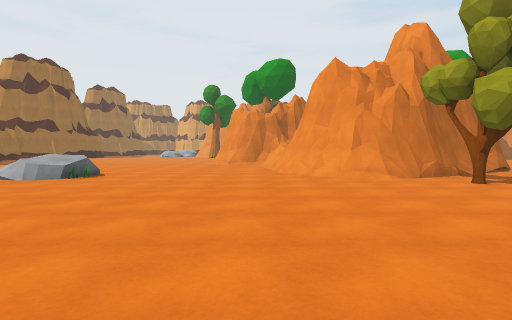
View 1 (above)

24 first-person views from a walk through a scene from a Unity 3-D project. The camera is 1.3 m above the floor, tilts 2° down and sees 80° across. The floor is counted in squares, 2 m on a side. Each view is taken from the middle of a square. On the plan, view 1 faces up. The plan holds only what a view shows up to about 10 squares ahead; the rest is blank. The place goes on beyond the plan. The player character is not drawn.

View 2
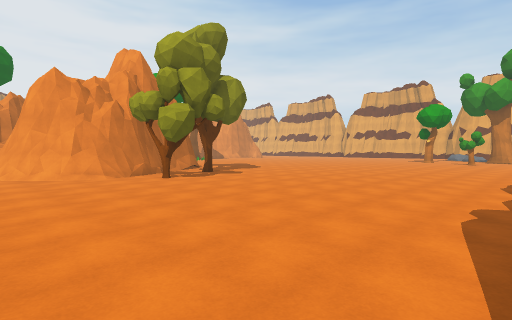

View 3
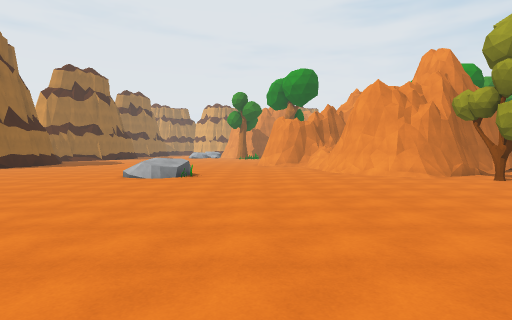

View 4
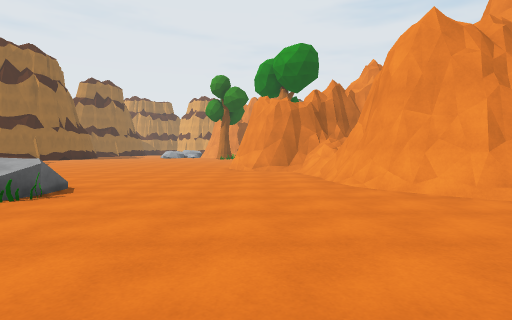

View 5
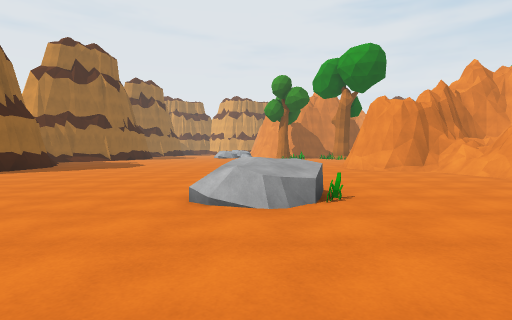

View 6
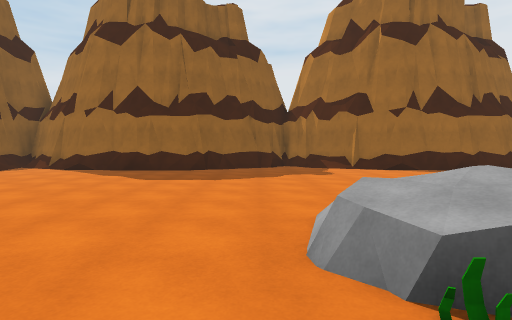

View 7
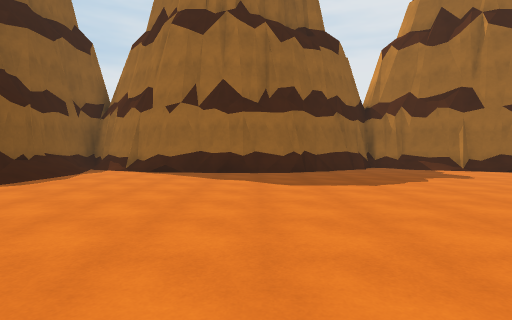

View 8
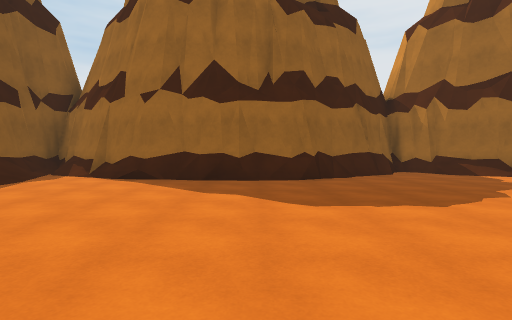

View 9
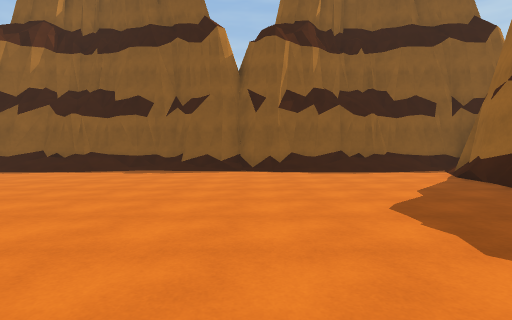

View 10
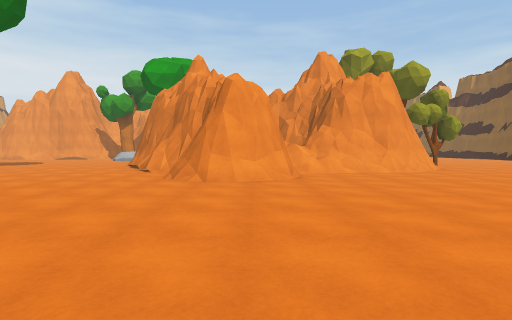

View 11
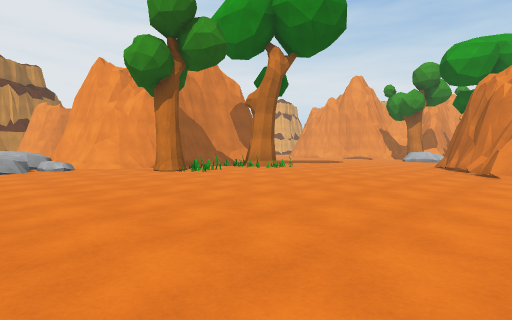

View 12
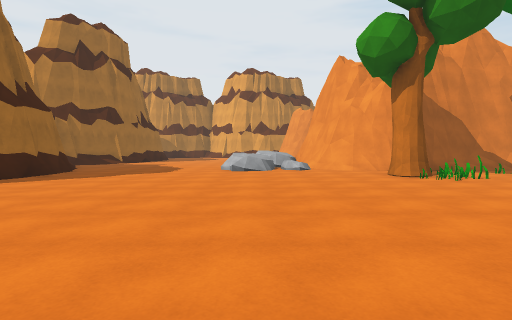

View 13
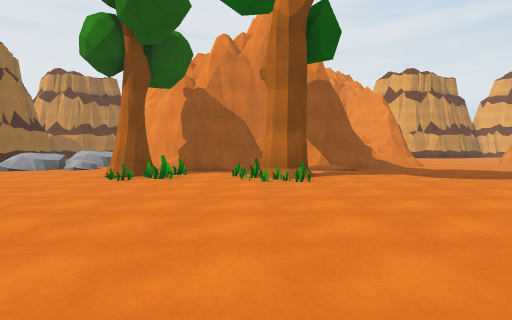

View 14
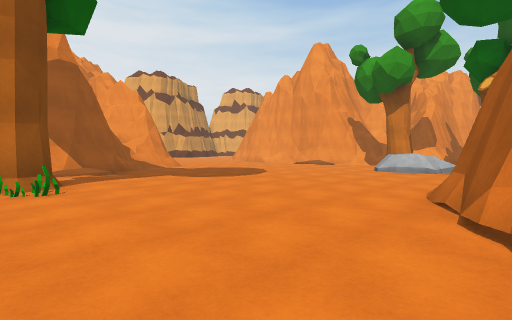

View 15
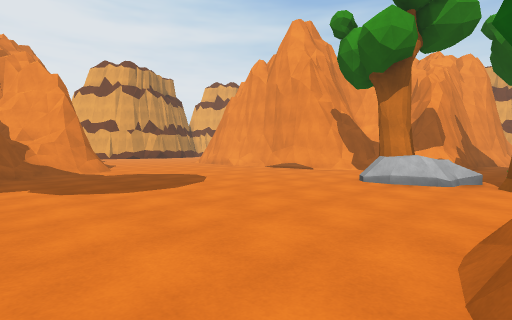

View 16
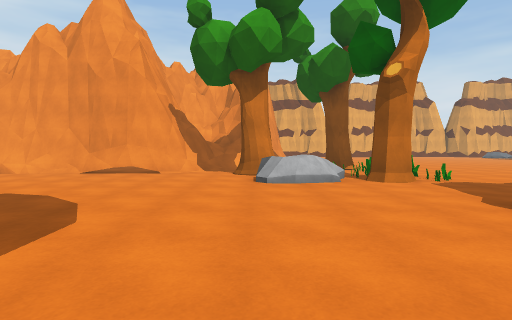

View 17
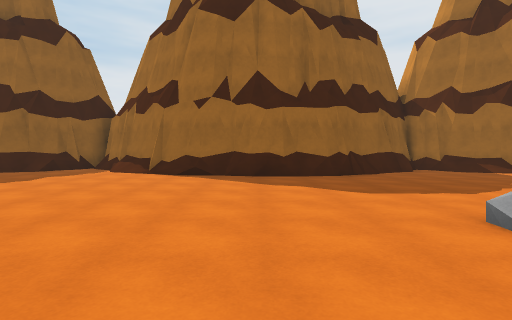

View 18
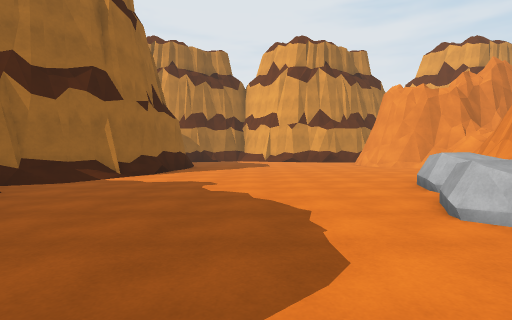

View 19
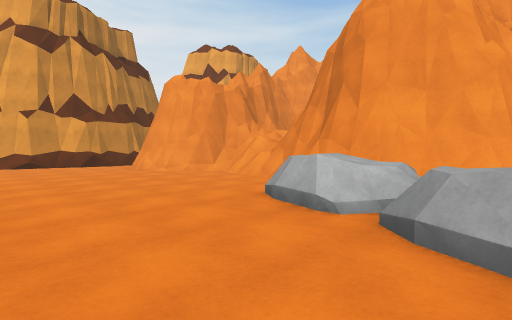

View 20
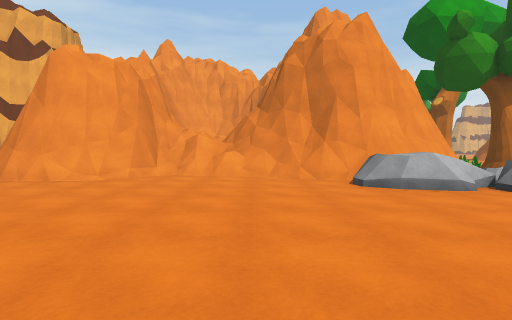

View 21
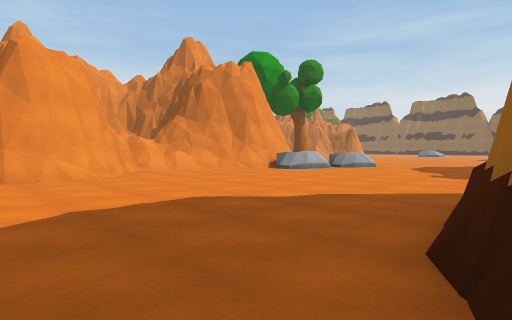

View 22
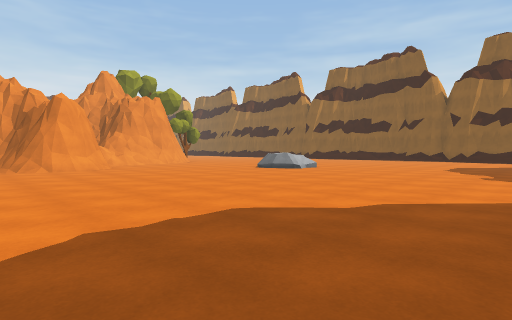

View 23
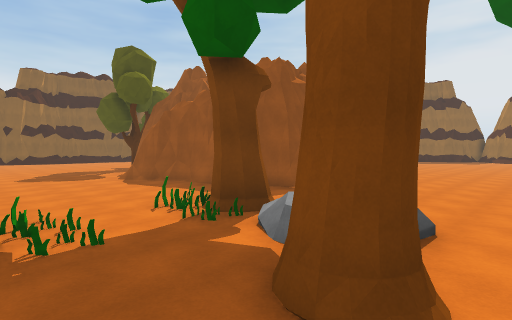

View 24
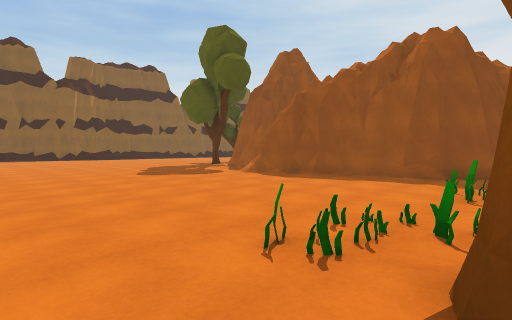

### Floor plan
Key: @ floor where view 1 was taken; # wall or solid block; . main floor; : floor 0.25 m higher than the main floor; + floor 0.5 m higher than the main floor; * floor 0.75 m higher than the main floor; / step, stairs or slope; = window, fence, low wall or low ledge; ^ raised ledge; O other object.
Columns run from 15 left of view 1 to 15 right of it. Each row starts with its distance up from view 1.
 37   ....... #
 36   /.......#
 35   #.......#
 34   #.......##^
 33   #........==
 32   #......../=
 31  ##......./##
 30 ##/.......##
 29 #/.......O#        =#
 28 #.......O #        =##.    #
 27 ##......+ ##      ###... ..#
 26  #/....O*O.########........#
 25  ##..........##............#
 24   #.........O..OO..........#
 23   #.........OO.OO..........##
 22   #.........O..OO.........../
 21  ##.....................//O./##
 20 ##/.....................O*...##
 19 #/.......................OOO...
 18 #.... .............## ..OOOOOO.
 17 #...   ...........####..OO.OO..
 16 ##..............###  ##........
 15    ...........###     #........
 14   #...........##      ##.......
 13   #...........###      #.......
 12   #............##=     #:.....
 11   #............./#     #......
 10  ##.............##    ##......
  9  #..............##  ###. .....
  8 ##........O.....#####..   ....
  7 #......../ O...../##..O    ...
  6 ##.................O..      ..
  5  #/....................
  4  ##.....................
  3   #......................
  2   #.......................
  1   #........................
  0  ##............@............
 -1 ##/.........................
 -2 #///////....//// ....
 -3 ################

Positions as (right, up) in squares from view 1, and headings:
1: (0, 0), facing up
2: (0, -2), facing up-right
3: (-2, -2), facing up
4: (-1, 3), facing up
5: (-5, 3), facing up
6: (-3, 6), facing left
7: (-4, 3), facing left
8: (-6, 3), facing left
9: (-8, 7), facing down
10: (-8, 13), facing right
11: (-8, 15), facing up-right
12: (-7, 16), facing up
13: (0, 16), facing up
14: (0, 17), facing up-right
15: (3, 18), facing up-right
16: (3, 21), facing right
17: (-5, 23), facing left
18: (-10, 23), facing up
19: (-10, 26), facing up-right
20: (-12, 31), facing right
21: (-13, 37), facing down-right
22: (-12, 16), facing down-right
23: (13, 22), facing down-left
24: (15, 18), facing down-left
